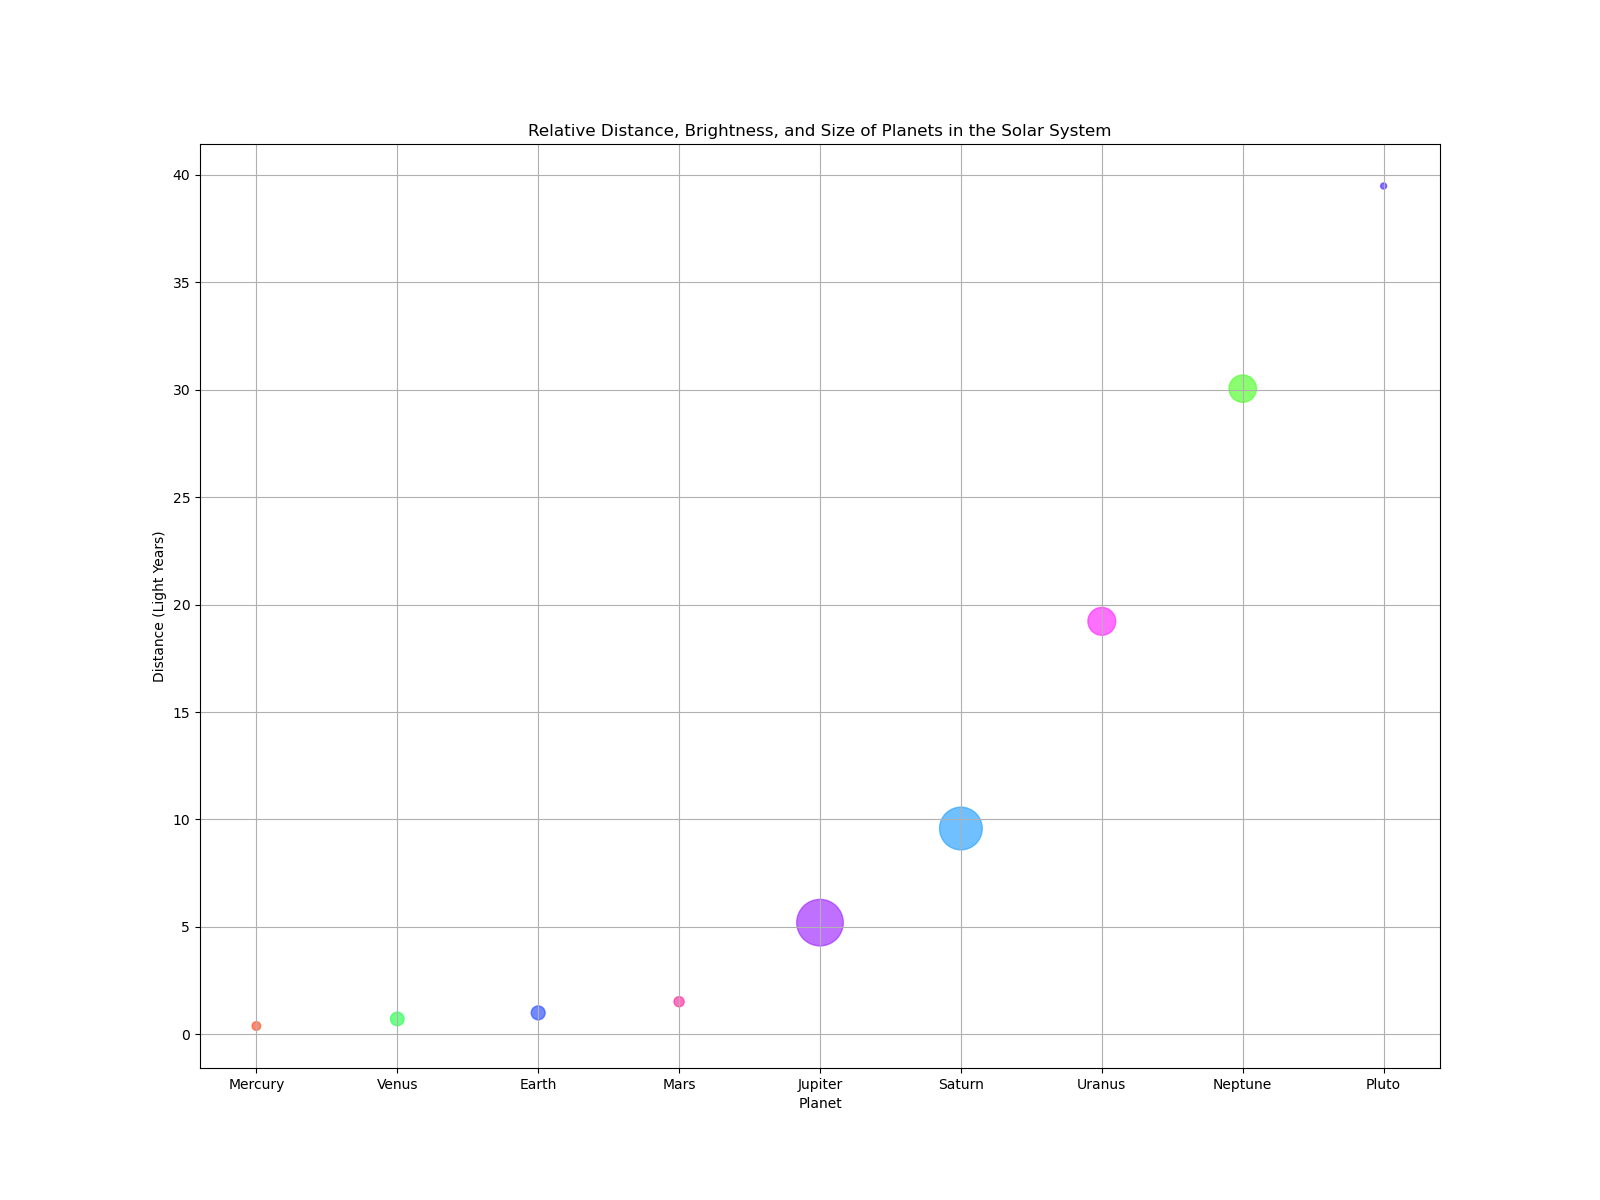

This chart was generated by the following Python code:

import matplotlib.pyplot as plt

# Data for scatterplot
planets = ["Mercury", "Venus", "Earth", "Mars", "Jupiter", "Saturn", "Uranus", "Neptune", "Pluto"]
distance = [0.39, 0.72, 1.00, 1.52, 5.20, 9.58, 19.22, 30.05, 39.48]
brightness = [4.8, -4.6, -3.99, -2.0, -1.6, 0.46, 5.52, 7.78, 13.65]
size = [0.382, 0.949, 1.000, 0.532, 11.209, 9.449, 4.007, 3.883, 0.186]

# Size of each point will be proportional to the relative size of the planet
sizes = [s * 100 for s in size]

# Different colors for different categories
colors = ['#FF5733', '#33FF57', '#3357FF', '#FF33A6', '#A633FF', '#33A6FF', '#FF33FF', '#57FF33', '#5733FF']

# Create scatterplot
plt.figure(figsize=(16, 12))  # increase the width and height of the chart
plt.scatter(planets, distance, s=sizes, c=colors, alpha=0.7)

# Chart details
plt.title('Relative Distance, Brightness, and Size of Planets in the Solar System')
plt.xlabel('Planet')
plt.ylabel('Distance (Light Years)')
plt.grid(True)

# Show the chart
plt.show()
